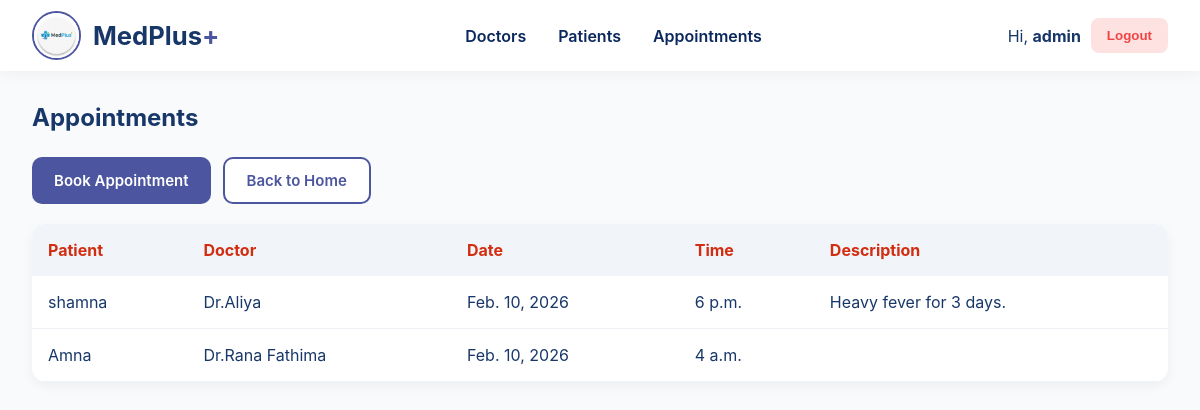
The page /appointments/ (signed in) on the database its author committed.
### hospital/models.py (models this page shows, shortened)
class Appointment(models.Model):
    patient = models.ForeignKey(Patient, on_delete=models.CASCADE)
    doctor = models.ForeignKey(Doctor, on_delete=models.CASCADE)
    date = models.DateField()
    time = models.TimeField()
    description = models.TextField(blank=True, null=True)

class Patient(models.Model):
    name = models.CharField(max_length=100)
    age = models.IntegerField()
    doctor = models.ForeignKey(Doctor, on_delete=models.CASCADE)
    illness = models.CharField(max_length=100)

class Doctor(models.Model):
    name = models.CharField(max_length=100)
    speciality = models.CharField(max_length=100, blank=True, null=True)
    phone = models.CharField(max_length=15)
    email = models.EmailField(blank=True, null=True)

### hospital/views.py (the view)
# urls.py: path('appointments/', views.appointment_list, name='appointment_list'),
def appointment_list(request):
    appointments = Appointment.objects.all()
    return render(request, 'hospital/appointment_list.html', {'appointments': appointments})

### hospital/templates/hospital/appointment_list.html
{% extends 'hospital/base.html' %}
{% block content %}
<h2>Appointments</h2>
<div class="action-buttons">
    <a href="{% url 'add_appointment' %}" class="btn btn-primary">
        Book Appointment
    </a>
    <a href="{% url 'home' %}" class="btn btn-outline">
        Back to Home
    </a>
</div>
<table>
    <tr>
        <th>Patient</th>
        <th>Doctor</th>
        <th>Date</th>
        <th>Time</th>
        <th>Description</th>
    </tr>
    {% for app in appointments %}
    <tr>
        <td>{{ app.patient.name }}</td>
        <td>{{ app.doctor.name }}</td>
        <td>{{ app.date }}</td>
        <td>{{ app.time }}</td>
        <td>{{ app.description }}</td>
    </tr>
    {% empty %}
    <tr>
        <td colspan="5">No appointments yet.</td>
    </tr>
    {% endfor %}
</table>
{% endblock %}

### hospital/templates/hospital/base.html (shortened to what this page needs)
{% load static %}
<!DOCTYPE html>
<html lang="en">
<head>
    <link rel="stylesheet" href="{% static 'hospital/style.css' %}">
    <link href="" rel="stylesheet">
</head>
<body>
<nav class="navbar">
    <div class="nav-container">
        <a href="{% url 'home' %}" class="brand">
        <img src="{% static 'hospital/images/logo.png' %}" alt="" class = "nav-logo">
            MedPlus<span>+</span>
        </a>
        <ul class="nav-links">
            <li><a href="{% url 'doctor_list' %}">Doctors</a></li>
            <li><a href="{% url 'patient_list' %}">Patients</a></li>
            <li><a href="{% url 'appointment_list' %}">Appointments</a></li>
        </ul>
        <div class="user-actions">
            {% if user.is_authenticated %}
                <span class="welcome-text">Hi, <strong>{{ user.username }}</strong></span>
                <form action="{% url 'logout' %}" method="post" style="display:inline;">
                    <button type="submit" class="btn-logout">Logout</button>
                </form>
            {% else %}
                <a href="{% url 'login' %}" class="btn-login">Login</a>
                <a href="{% url 'signup' %}" class="btn-signup">Register</a>
            {% endif %}
        </div>
    </div>
</nav>
<div class="main-container">
    {% block content %}{% endblock %}
</div>
</body>
</html>

### hospital/static/hospital/style.css (style rules this page uses)
:root { --primary: #4c559f; --primary-dark: #39418a; --success: #10b981; --bg: #f8fafc; --text: #183769; --white: #ffffff; --border: #e5e7eb; }
body { font-family: 'Inter', sans-serif; background: var(--bg); margin: 0; color: var(--text); }
.navbar { background: white; padding: 0.7rem 2rem; box-shadow: 0 2px 15px rgba(0,0,0,0.05); position: sticky; top: 0; z-index: 1000; }
.nav-container { max-width: 1200px; margin: 0 auto; display: flex; justify-content: space-between; align-items: center; }
.nav-logo { height: 45px; width: 45px; border-radius: 50%; margin-right: 12px; border: 2px solid var(--primary); }
.brand { display: flex; align-items: center; font-size: 1.6rem; font-weight: 700; text-decoration: none; color: var(--text); }
.brand span { color: var(--primary); }
.nav-links { display: flex; list-style: none; gap: 2rem; margin: 0; padding: 0; }
.nav-links a { text-decoration: none; color: #0b285e; font-weight: 600; transition: 0.3s; }
.user-actions { display: flex; align-items: center; gap: 10px; }
.btn-logout { background: #fee2e2; color: #ef4444; border: none; padding: 10px 16px; border-radius: 8px; cursor: pointer; font-weight: 600; }
.main-container { max-width: 1200px; margin: 2rem auto; padding: 0 2rem; }
.btn { display: inline-flex; align-items: center; justify-content: center; gap: 8px; padding: 12px 22px; border-radius: 10px; font-size: 15px; font-weight: 600; text-decoration: none; border: none; cursor: pointer; transition: all 0.3s ease; }
.btn-primary { background: var(--primary); color: white; }
.btn-outline { border: 2px solid var(--primary); color: var(--primary); background: white; }
.action-buttons { display: flex; gap: 12px; margin-top: 25px; flex-wrap: wrap; }
table { width: 100%; border-collapse: collapse; background: white; border-radius: 14px; overflow: hidden; box-shadow: 0 4px 12px rgba(0,0,0,0.05); margin-top: 20px; }
th { background: #f1f5f9; padding: 16px; text-align: left; color: #d22d10; font-weight: 700; }
td { padding: 16px; border-bottom: 1px solid #eef2f7; }

### rows shown on the page
Appointment: patient.name "shamna", doctor.name "Dr.Aliya", date "Feb. 10, 2026", time "6 p.m.", description "Heavy fever for 3 days."
Appointment: patient.name "Amna", doctor.name "Dr.Rana Fathima", date "Feb. 10, 2026", time "4 a.m."

### other values the page prints
{{ user.username }} "admin"
